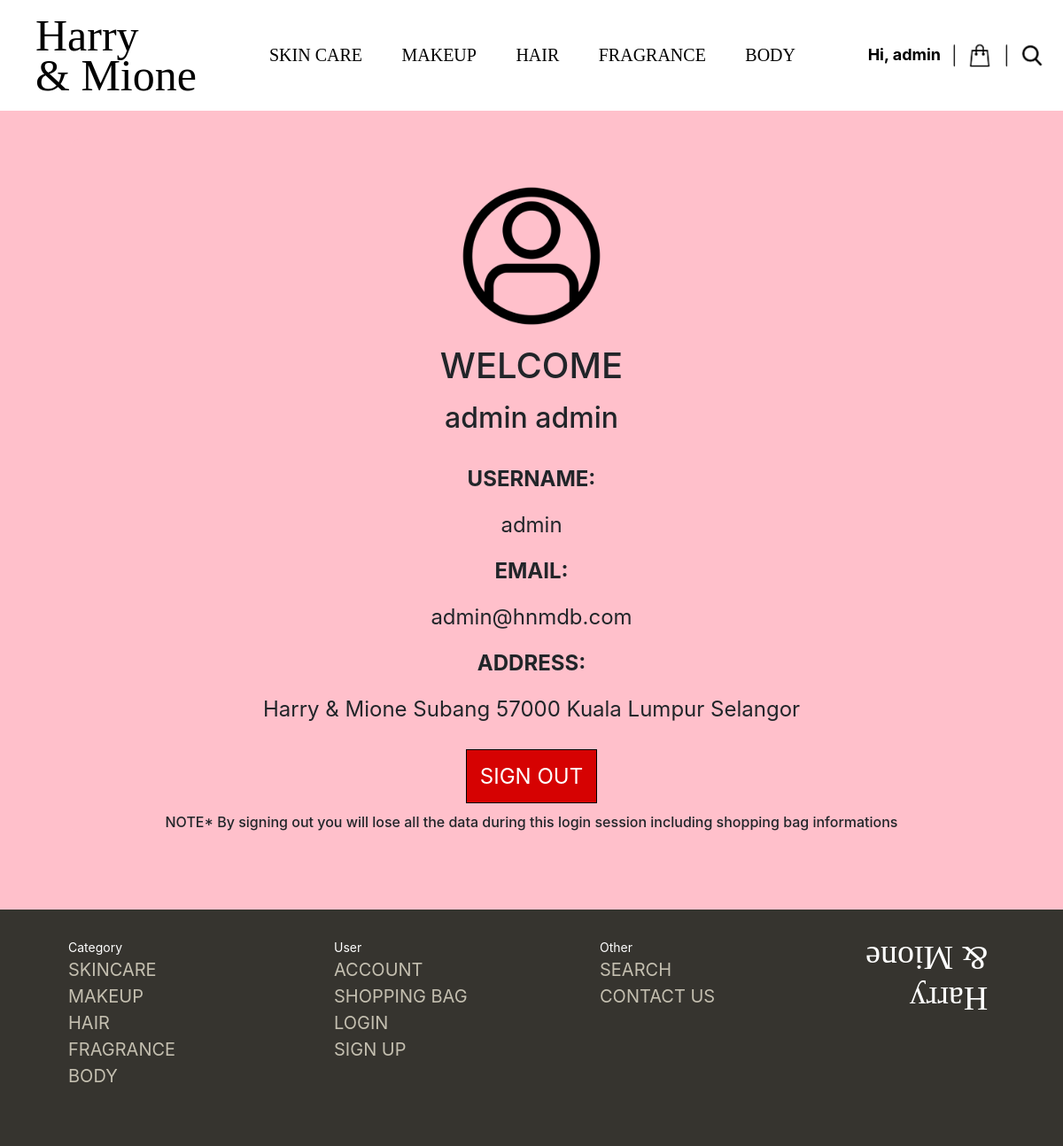
/Harry_Mione/pages/userpage.php (signed in), run on the app's committed database.
### tables this page shows
CREATE TABLE `account` (
  `firstname` varchar(20) NOT NULL,
  `lastname` varchar(20) NOT NULL,
  `email` varchar(40) NOT NULL,
  `username` varchar(20) NOT NULL,
  `password` varchar(100) NOT NULL,
  `gender` enum('M','F') DEFAULT NULL,
  `address` text
);

### Harry_Mione/pages/userpage.php (the view, shortened to what this page needs)
<!DOCTYPE html>
<html>
<head>
<link href="../css/bootstrap.min.css" rel="stylesheet">
<link href="../header/header.css" rel="stylesheet">
<link href="../css/userpage.css" rel="stylesheet">
<link href="../footer/footer.css" rel="stylesheet">
</head>
<body>
<?php include '../header/header.php' ?>
        <?php
        if (!empty($_SESSION["user"])) {
            require '../include/dbconnect.php';
            $login_name = $conn->query("SELECT * FROM account WHERE username='".$_SESSION["user"]."'");
            $userInfo = mysqli_fetch_assoc($login_name);
        } else {
            echo '<a href="login.php"><span class="bottom">LOGIN</span></a>';
            echo '<a href="signup.php"><span class="bottom">SIGNUP</span></a>';
        }
        ?>
<div class="account_info">
<?php
if (!empty($_SESSION["user"])) {
?>
    	<div class="account_info_container">
    		<img src="../icons/user.png" style="width:200px;height:200px;" class="zoom">
    		<h1>WELCOME</h1>
    		<?php echo "<h2>".$userInfo['firstname']." ".$userInfo['lastname']."</h2><br>"; ?>
        	<p><strong>USERNAME: </strong></p>
        	<p><?php echo $userInfo['username']; ?></p>
        	<p><strong>EMAIL: </strong></p>
        	<p><?php echo $userInfo['email']; ?></p>
        	<p><strong>ADDRESS: </strong></p>
        	<p><?php echo $userInfo['address']; ?></p><br>
    		<a href="../include/signout.php" class="signout" style="text-decoration:none;">SIGN OUT</a>
    		<br><br>
    		<h6>NOTE* By signing out you will lose all the data during this login session including shopping bag informations</h6>
    	</div>
<?php
}
?>
</div>
<?php include '../footer/footer.php';?>
</body>
</html>

### Harry_Mione/header/header.php (shortened to what this page needs)
<?php
echo '
    <script src="../javascript/header.js"></script>
    <div id="header">
    <img src="../icons/menu.png" id="menubutton" onclick="openNav()"></img>
    <div class="logo"><a href="index.php" style="text-decoration:none;color:black">Harry <br>& Mione</a></div>
    <div class="head-container brackets">
    <a href="skincare.php"><span class="a">SKIN CARE</span></a>
    <a href="makeup.php"><span class="b">MAKEUP</span></a>
    <a href="hair.php"><span class="c">HAIR</span></a>
    <a href="fragrance.php"><span class="d">FRAGRANCE</span></a>
    <a href="body.php"><span class="e">BODY</span></a>
    </div>
    <div class="rightmenu" id="rightmenu">
';
if (!empty($_SESSION["user"])) {
    require '../include/dbconnect.php';
    $login_name = $conn->query("SELECT firstname FROM account WHERE username='".$_SESSION["user"]."'");
    $userInfo = mysqli_fetch_assoc($login_name);
    echo '<a href="userpage.php" style="text:decoration:none;color:black;"><strong>Hi, '.$userInfo['firstname'].'</strong></a>';
} else {
    echo '<a href="login.php"><img class="zoom" src="../icons/user.png"></a>';
}
echo '
    <img src="../icons/stroke.png" style="width: 20px;">
    <a href="cart.php"><img class="zoom" src="../icons/paperbag.png"></a>
    <img src="../icons/stroke.png" style="width: 20px;">
    <a onclick="openSearchBox()"><img class="zoom" src="../icons/search.png"></a>
    <div id="searchbox">
    <img onclick="closeSearchBox()" src="../icons/cross.png">
    <form action="../include/quicksearch.php" method="post">
    <input type="text" name="keyword">
    </form>
    </div>
    </div>
    </div>
';
?>

### Harry_Mione/header/header.css (style rules this page uses)
#header { position: fixed; background: white; width: 100%; top: 0; z-index:100; height: 125px; padding: 0; margin: 0; }
@media screen and (min-width: 900px) { .logo { font-size: 50px; font-family: 'Cormorant Unicase', serif; text-align: left; margin: 0 auto; padding-left: 40px; display: inline-block; position: absolute; cursor: pointer; left: 0; top: 50%; transform: translate(0, -50%); word-wrap: break-word; max-width: 25%; transition: font-size 0.1s; line-height: 45px; } }
@media screen and (min-width: 900px) { .head-container { font-family: 'Raleway', sans-serif; margin: 0 1px; text-align: center; position: absolute; width: 60%; left: 50%; top: 50%; transform: translate(-50%, -50%); } }
@media screen and (min-width: 900px) { .rightmenu { position: absolute; right: 0; top: 50%; transform: translate(0, -50%); margin-right: 20px; } }
@media screen and (min-width: 900px) { .rightmenu img { width: 30px; height: 30px; } }
@media screen and (min-width: 900px) { .rightmenu a { transition:font-size 0.2s; -moz-transition:font-size 0.2s; -webkit-transition:font-size 0.2s; -o-transition:font-size 0.2s; font-size: 18px; text-decoration: none; } }
@media screen and (min-width: 900px) { .zoom { transition: transform .2s; } }
@media screen and (min-width: 900px) { .head-container a { color: black; text-decoration: none; font: 20px Raleway; margin: 0px 10px; padding: 10px 10px; position: relative; z-index: 0; cursor: pointer; } }
@media screen and (min-width: 900px) { .brackets a:before, .brackets a:after { position: absolute; opacity: 0; font-size: 35px; top: 0px; transition: all 0.3s; } }
@media screen and (min-width: 900px) { .brackets a:before { content: '('; left: 0px; transform: translateX(10px); } }
@media screen and (min-width: 900px) { .brackets a:after { content: ')'; right: 0px; transform: translateX(-10px); } }

### Harry_Mione/css/userpage.css (style rules this page uses)
.account_info { background-color: pink; height: 100%; width: 100%; margin: 0; padding: 5em; padding-top: 2em; }
.account_info_container { background-color: pink; text-align: center; border-radius: 8px; padding-top: 2em; }
.account_info_container p { font-size: 24px; }
.account_info_container a { color: white; font-size: 24px; }
.signout { width: 50%; height: 28px; padding: 15px; border: 1px solid black; background-color: #D60202; color: white; }

### Harry_Mione/footer/footer.css (style rules this page uses)
body { background-color: #36342F; }

### Harry_Mione/pages/userpage.php (style rules this page uses)
body { margin: 0; padding: 125px 0 0 0; }

### data on the page
account: firstname "admin", lastname "admin", username "admin", email "admin@hnmdb.com", address "Harry & Mione Subang 57000 Kuala Lumpur Selangor"
